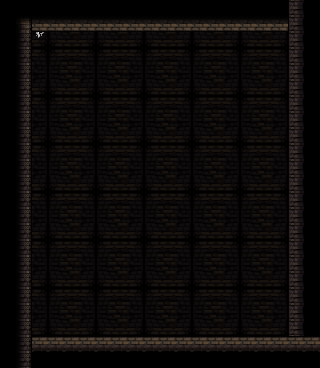

Rendered tile map (Tiled .tmx) drawn with the repository's tilesets; below, a short description and the map source with its tile grids summarised:
An orthogonal 20x23 tile map with 16x16 px tiles, 5 tile layers (back, stage, deco, unit, ...).

<map version="1.0" orientation="orthogonal" renderorder="right-down" width="20" height="23" tilewidth="16" tileheight="16" nextobjectid="4">
 <tileset firstgid="1" name="dungeonTileSet" tilewidth="16" tileheight="16" tilecount="1024">
  <image source="dungeonTileset.png" width="512" height="512" />
  <terraintypes>
   <terrain name="blocks" tile="-1" />
   <terrain name="empty" tile="-1" />
  </terraintypes>
  <tile id="4" terrain="1,1,1,0" />
  <tile id="5" terrain="1,1,0,0" />
  <tile id="6" terrain="1,1,0,1" />
  <tile id="12" terrain="0,0,0,1" />
  <tile id="13" terrain="0,0,1,1" />
  <tile id="14" terrain="0,0,1,0" />
  <tile id="36" terrain="1,0,1,0" />
  <tile id="37" terrain="0,0,0,0" />
  <tile id="38" terrain="0,1,0,1" />
  <tile id="44" terrain="0,1,0,1" />
  <tile id="45" terrain="1,1,1,1" />
  <tile id="46" terrain="1,0,1,0" />
  <tile id="68" terrain="1,0,1,1" />
  <tile id="69" terrain="0,0,1,1" />
  <tile id="70" terrain="0,1,1,1" />
  <tile id="76" terrain="0,1,0,0" />
  <tile id="77" terrain="1,1,0,0" />
  <tile id="78" terrain="1,0,0,0" />
 </tileset>
 <layer name="back" width="20" height="23">
  <data>[460 cells, 460 non-empty, 9 distinct tile ids]</data>
 </layer>
 <layer name="stage" width="20" height="23">
  <data>[460 cells, 156 non-empty, 6 distinct tile ids]</data>
 </layer>
 <layer name="deco" width="20" height="23">
  <data>[460 cells, 0 non-empty, 0 distinct tile ids]</data>
 </layer>
 <layer name="unit" width="20" height="23">
  <data>[460 cells, 0 non-empty, 0 distinct tile ids]</data>
 </layer>
 <layer name="fore" width="20" height="23">
  <data>[460 cells, 1 non-empty, 1 distinct tile ids]</data>
 </layer>
</map>
